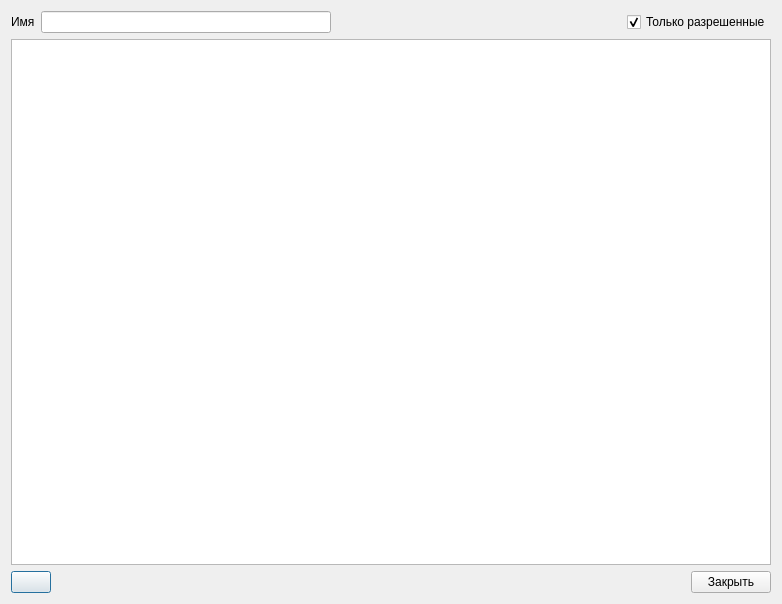
<?xml version="1.0" encoding="UTF-8"?>
<ui version="4.0">
 <class>PerformersDialog</class>
 <widget class="QDialog" name="PerformersDialog">
  <property name="geometry">
   <rect>
    <x>0</x>
    <y>0</y>
    <width>782</width>
    <height>604</height>
   </rect>
  </property>
  <property name="windowTitle">
   <string>Мастера</string>
  </property>
  <layout class="QVBoxLayout" name="verticalLayout">
   <item>
    <layout class="QHBoxLayout" name="horizontalLayout_2">
     <item>
      <widget class="QLabel" name="nameFilterLabel">
       <property name="text">
        <string>Имя</string>
       </property>
      </widget>
     </item>
     <item>
      <widget class="QLineEdit" name="nameFilterLineEdit">
       <property name="clearButtonEnabled">
        <bool>true</bool>
       </property>
      </widget>
     </item>
     <item>
      <spacer name="horizontalSpacer_2">
       <property name="orientation">
        <enum>Qt::Horizontal</enum>
       </property>
       <property name="sizeHint" stdset="0">
        <size>
         <width>40</width>
         <height>20</height>
        </size>
       </property>
      </spacer>
     </item>
     <item>
      <widget class="QCheckBox" name="enabledFilterCheckBox">
       <property name="toolTip">
        <string>Если отмечено, отображает только тех мастеров, у которых стоит галка &quot;разрешён&quot;.</string>
       </property>
       <property name="text">
        <string>Только разрешенные</string>
       </property>
       <property name="checked">
        <bool>true</bool>
       </property>
      </widget>
     </item>
    </layout>
   </item>
   <item>
    <widget class="QTableView" name="performersTableView">
     <property name="selectionBehavior">
      <enum>QAbstractItemView::SelectRows</enum>
     </property>
     <property name="verticalScrollMode">
      <enum>QAbstractItemView::ScrollPerPixel</enum>
     </property>
     <property name="horizontalScrollMode">
      <enum>QAbstractItemView::ScrollPerPixel</enum>
     </property>
     <attribute name="horizontalHeaderShowSortIndicator" stdset="0">
      <bool>true</bool>
     </attribute>
    </widget>
   </item>
   <item>
    <layout class="QHBoxLayout" name="horizontalLayout">
     <item>
      <widget class="QPushButton" name="newPushButton">
       <property name="text">
        <string/>
       </property>
       <property name="icon">
        <iconset resource="kcrm.qrc">
         <normaloff>:/images/DocumentAdd.png</normaloff>:/images/DocumentAdd.png</iconset>
       </property>
      </widget>
     </item>
     <item>
      <spacer name="horizontalSpacer">
       <property name="orientation">
        <enum>Qt::Horizontal</enum>
       </property>
       <property name="sizeHint" stdset="0">
        <size>
         <width>40</width>
         <height>20</height>
        </size>
       </property>
      </spacer>
     </item>
     <item>
      <widget class="QPushButton" name="closePushButton">
       <property name="text">
        <string>Закрыть</string>
       </property>
      </widget>
     </item>
    </layout>
   </item>
  </layout>
 </widget>
 <resources>
  <include location="kcrm.qrc"/>
 </resources>
 <connections/>
</ui>
